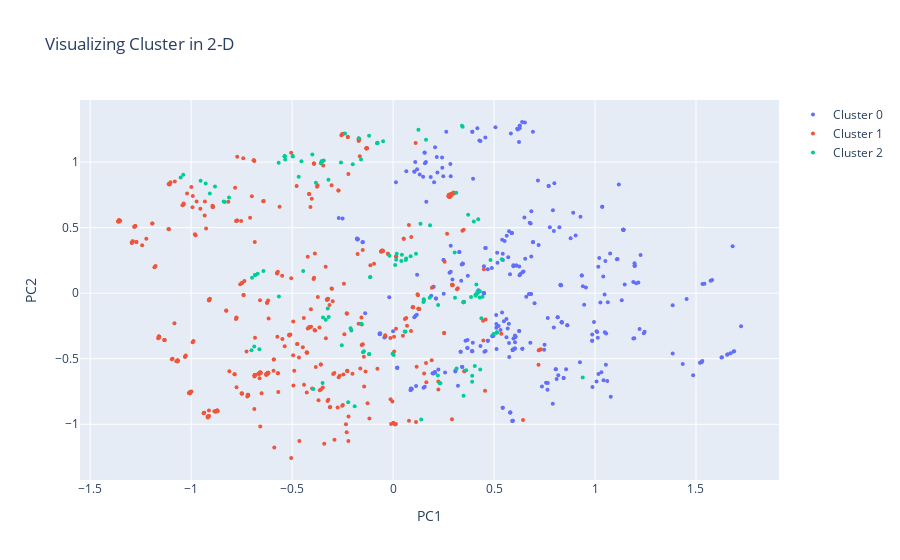

This figure's notebook cell:
### Code cell
trace0 = go.Scatter(
                    x = cluster0["PCA_comp1"],
                    y = cluster0["PCA_comp2"],
                    mode = 'markers', marker = dict(size = 4),
                    name = 'Cluster 0')

trace1 = go.Scatter(
                    x = cluster1["PCA_comp1"],
                    y = cluster1["PCA_comp2"],
                    mode = 'markers', marker = dict(size = 4),
                    name = 'Cluster 1')

trace2 = go.Scatter(
                    x = cluster2["PCA_comp1"],
                    y = cluster2["PCA_comp2"],
                    mode = 'markers', marker = dict(size = 4),
                    name = 'Cluster 2')

trace3 = go.Scatter(
                    x = cluster3["PCA_comp1"],
                    y = cluster3["PCA_comp2"],
                    mode = 'markers', marker = dict(size = 4),
                    name = 'Cluster 3')

trace4 = go.Scatter(
                    x = cluster4["PCA_comp1"],
                    y = cluster4["PCA_comp2"],
                    mode = 'markers', marker = dict(size = 4),
                    name = 'Cluster 4')

trace5 = go.Scatter(
                    x = cluster5["PCA_comp1"],
                    y = cluster5["PCA_comp2"],
                    mode = 'markers', marker = dict(size = 4),
                    name = 'Cluster 5')

trace6 = go.Scatter(
                    x = cluster6["PCA_comp1"],
                    y = cluster6["PCA_comp2"],
                    mode = 'markers', marker = dict(size = 4),
                    name = 'Cluster 6')

trace7 = go.Scatter(
                    x = cluster7["PCA_comp1"],
                    y = cluster7["PCA_comp2"],
                    mode = 'markers', marker = dict(size = 4),
                    name = 'Cluster 7')

trace8 = go.Scatter(
                    x = cluster8["PCA_comp1"],
                    y = cluster8["PCA_comp2"],
                    mode = 'markers', marker = dict(size = 4),
                    name = 'Cluster 8')

trace9 = go.Scatter(
                    x = cluster9["PCA_comp1"],
                    y = cluster9["PCA_comp2"],
                    mode = 'markers', marker = dict(size = 4),
                    name = 'Cluster 9')

trace10 = go.Scatter(
                    x = cluster10["PCA_comp1"],
                    y = cluster10["PCA_comp2"],
                    mode = 'markers', marker = dict(size = 4),
                    name = 'Cluster 10')

data = [trace0, trace1, trace2, trace3, trace4, trace5, trace6, trace7, trace8, trace9, trace10]

title = "Visualizing Cluster in 2-D"

layout = dict(title = title,
              xaxis = dict(title = 'PC1', ticklen = 5, zeroline = False),
              yaxis = dict(title = 'PC2', ticklen = 5, zeroline = False)
                          )
              
fig = dict(data = data, layout = layout)
              
iplot(fig)

### Figure 1 — Plotly figure (JSON) as saved in the notebook; plotly's stock layout.template omitted (floating-point values rounded to 4 significant figures; data arrays with more than 128 entries replaced by an {"elided": "..."} marker saying what was removed)
{"data": [{"marker": {"size": 4}, "mode": "markers", "name": "Cluster 0", "type": "scatter", "x": {"elided": "332 float values"}, "y": {"elided": "332 float values"}}, {"marker": {"size": 4}, "mode": "markers", "name": "Cluster 1", "type": "scatter", "x": {"elided": "436 float values"}, "y": {"elided": "436 float values"}}, {"marker": {"size": 4}, "mode": "markers", "name": "Cluster 2", "type": "scatter", "x": [0.939, 0.5131, 0.06168, -0.3191, 0.4044, -0.002647, 0.1504, -0.3336, 0.2218, 0.002814, 0.2342, 0.5137, -0.2223, 0.417, -0.1443, 0.05784, -0.6876, -0.3492, 0.5138, 0.3916, 0.3144, 0.3483, -0.3949, 0.3483, 0.2306, 0.2302, 0.1813, 0.3483, -0.149, 0.1531, -0.2068, -0.7015, -0.3469, 0.4974, 0.1518, 0.4317, 0.3489, 0.1392, 0.3914, 0.3621, -0.1186, -0.1903, -0.6621, -0.1179, -0.254, 0.4078, -0.2104, 0.3067, -0.5656, -0.6984, -0.1125, -0.6834, 0.4122, 0.06275, -0.6832, 0.3861, 0.4373, -0.114, 0.4094, 0.4301, -0.3237, 0.08694, 0.3997, 0.06472, 0.5386, 0.1135, 0.04355, -0.642, 0.4217, 0.1831, -0.6706, -0.1573, 0.4124, 0.2231, 0.4287, 0.4204, 0.443, 0.04084, 0.3051, 0.01817, -0.01758, 0.4823, 0.1356, 0.3717, 0.01525, 0.01003, 0.3129, -0.537, -0.9076, -0.5368, -0.5369, -1.052, -0.4676, -0.2381, -1.039, -0.4969, -0.4968, -0.1189, -0.8334, -0.3824, -0.4454, -0.8388, -0.4539, 0.3445, -0.3202, -0.9532, -0.1587, 0.341, -0.2582, -0.3999, -0.8126, -0.1699, 0.1254, -0.928, -0.1998, -0.04957, -0.5343, -0.5667, -0.3577, 0.1631, -0.3525, -0.882, -0.3522, -0.354, -0.07652, -0.3434, -0.07926, -0.07844], "y": [-0.6442, -0.2996, -0.2948, -0.1815, -0.5561, -0.463, -0.06642, -0.2027, -0.6283, -0.4717, -0.6878, -0.2992, -0.8327, 0.009336, -0.4435, -0.2925, -0.406, -0.6858, -0.2992, -0.629, -0.5739, -0.06855, -0.7308, -0.06855, -0.6854, -0.6857, -0.03431, -0.06855, -0.4498, -0.05662, -0.2851, -0.4349, -0.1851, -0.3123, -0.04726, -0.5813, -0.7818, -0.9635, -0.6751, -0.5886, -0.465, -0.8624, -0.4276, -0.4645, -0.3972, -0.01226, -0.2668, -0.0358, -0.02548, 0.1168, 0.1228, 0.1392, -0.008592, 0.2531, 0.1393, -0.02867, -0.1911, 0.121, -0.01872, 0.01469, -0.116, 0.2813, 0.5459, 0.2637, 0.2592, 0.3017, 0.2941, 0.1699, 0.5633, 0.5178, 0.1484, -0.2332, 0.06687, -0.09108, -0.03216, 0.002677, -0.02676, 0.2455, 0.3108, 0.3016, 0.2847, 0.2539, 0.5291, 0.5987, 0.2555, 0.2156, 0.767, 1.045, 0.7594, 1.045, 1.045, 0.8823, 0.8889, 1.218, 0.9026, 1.043, 1.047, 1.2, 0.6955, 0.8416, 0.169, 0.7, 1.007, 1.269, 0.8652, 0.858, 1.019, 1.277, 0.9971, 1.058, 0.7295, 1.181, 1.247, 0.8362, 0.9826, 1.159, 1.019, 0.9951, 0.9907, 1.17, 1.007, 0.8147, 1.006, 1.005, 1.147, 1.012, 1.144, 1.145]}, {"marker": {"size": 4}, "mode": "markers", "name": "Cluster 3", "type": "scatter", "x": [], "y": []}, {"marker": {"size": 4}, "mode": "markers", "name": "Cluster 4", "type": "scatter", "x": [], "y": []}, {"marker": {"size": 4}, "mode": "markers", "name": "Cluster 5", "type": "scatter", "x": [], "y": []}, {"marker": {"size": 4}, "mode": "markers", "name": "Cluster 6", "type": "scatter", "x": [], "y": []}, {"marker": {"size": 4}, "mode": "markers", "name": "Cluster 7", "type": "scatter", "x": [], "y": []}, {"marker": {"size": 4}, "mode": "markers", "name": "Cluster 8", "type": "scatter", "x": [], "y": []}, {"marker": {"size": 4}, "mode": "markers", "name": "Cluster 9", "type": "scatter", "x": [], "y": []}, {"marker": {"size": 4}, "mode": "markers", "name": "Cluster 10", "type": "scatter", "x": [], "y": []}], "layout": {"title": {"text": "Visualizing Cluster in 2-D"}, "xaxis": {"ticklen": 5, "title": {"text": "PC1"}, "zeroline": false}, "yaxis": {"ticklen": 5, "title": {"text": "PC2"}, "zeroline": false}}}
